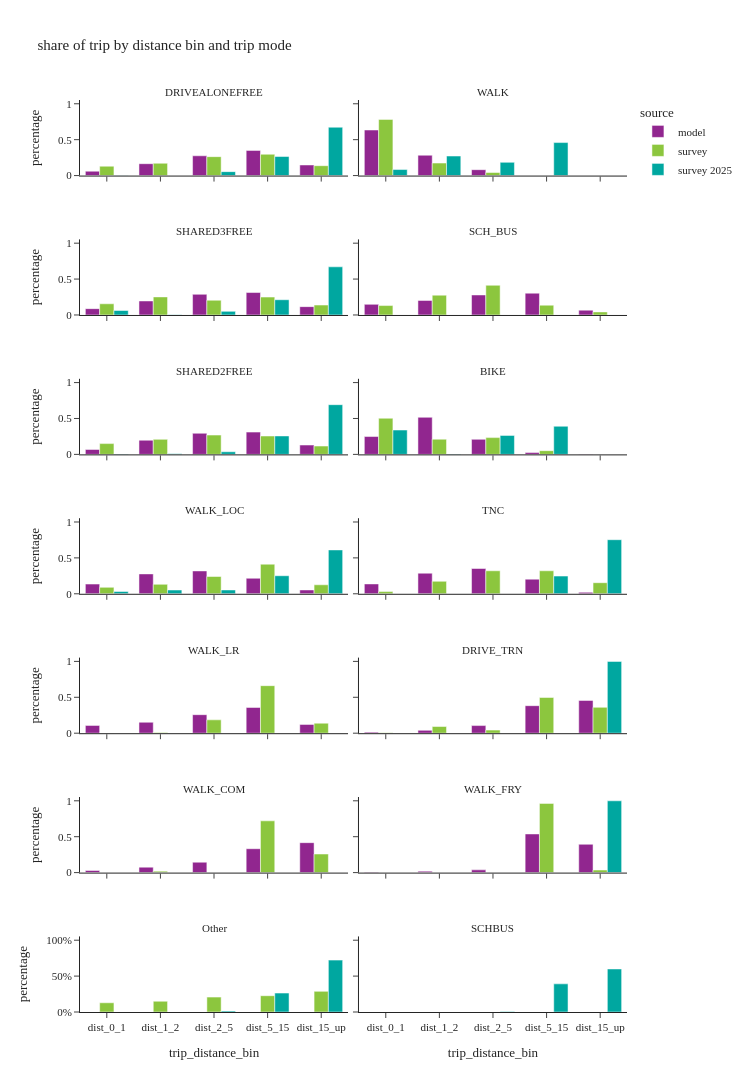

Notebook cell for this chart:
### Markdown cell above
## trip destination by mode

### Code cell
util.plot_share_facetbar(trip_data, 'trip_weight', share_col="trip_distance_bin", title="share of trip by distance bin and trip mode", 
                            facet_col="trip_mode", facet_col_wrap=2, height=1400, orientation='v')

### Figure 1 — Plotly figure (JSON) as saved in the notebook; plotly's stock layout.template omitted (floating-point values rounded to 4 significant figures)
{"data": [{"alignmentgroup": "True", "customdata": [[394658], [1070145], [1784469], [2272145], [955602]], "hovertemplate": "source=model<br>trip_mode=DRIVEALONEFREE<br>trip_distance_bin=%{x}<br>percentage=%{y}<br>sample_size=%{customdata[0]}<extra></extra>", "legendgroup": "model", "marker": {"color": "#91268F", "pattern": {"shape": ""}}, "name": "model", "offsetgroup": "model", "orientation": "v", "showlegend": true, "textposition": "auto", "type": "bar", "x": ["dist_0_1", "dist_1_2", "dist_2_5", "dist_5_15", "dist_15_up"], "xaxis": "x13", "y": [0.06093, 0.1652, 0.2755, 0.3508, 0.1475], "yaxis": "y13"}, {"alignmentgroup": "True", "customdata": [[1057434], [471975], [136585], [66]], "hovertemplate": "source=model<br>trip_mode=WALK<br>trip_distance_bin=%{x}<br>percentage=%{y}<br>sample_size=%{customdata[0]}<extra></extra>", "legendgroup": "model", "marker": {"color": "#91268F", "pattern": {"shape": ""}}, "name": "model", "offsetgroup": "model", "orientation": "v", "showlegend": false, "textposition": "auto", "type": "bar", "x": ["dist_0_1", "dist_1_2", "dist_2_5", "dist_5_15"], "xaxis": "x14", "y": [0.6347, 0.2833, 0.08198, 3.961e-05], "yaxis": "y14"}, {"alignmentgroup": "True", "customdata": [[166831], [369844], [544860], [592395], [220143]], "hovertemplate": "source=model<br>trip_mode=SHARED3FREE<br>trip_distance_bin=%{x}<br>percentage=%{y}<br>sample_size=%{customdata[0]}<extra></extra>", "legendgroup": "model", "marker": {"color": "#91268F", "pattern": {"shape": ""}}, "name": "model", "offsetgroup": "model", "orientation": "v", "showlegend": false, "textposition": "auto", "type": "bar", "x": ["dist_0_1", "dist_1_2", "dist_2_5", "dist_5_15", "dist_15_up"], "xaxis": "x11", "y": [0.08808, 0.1953, 0.2877, 0.3128, 0.1162], "yaxis": "y11"}, {"alignmentgroup": "True", "customdata": [[44052], [60299], [82978], [90385], [20003]], "hovertemplate": "source=model<br>trip_mode=SCH_BUS<br>trip_distance_bin=%{x}<br>percentage=%{y}<br>sample_size=%{customdata[0]}<extra></extra>", "legendgroup": "model", "marker": {"color": "#91268F", "pattern": {"shape": ""}}, "name": "model", "offsetgroup": "model", "orientation": "v", "showlegend": false, "textposition": "auto", "type": "bar", "x": ["dist_0_1", "dist_1_2", "dist_2_5", "dist_5_15", "dist_15_up"], "xaxis": "x12", "y": [0.148, 0.2025, 0.2787, 0.3036, 0.06719], "yaxis": "y12"}, {"alignmentgroup": "True", "customdata": [[189963], [547527], [815851], [861462], [361254]], "hovertemplate": "source=model<br>trip_mode=SHARED2FREE<br>trip_distance_bin=%{x}<br>percentage=%{y}<br>sample_size=%{customdata[0]}<extra></extra>", "legendgroup": "model", "marker": {"color": "#91268F", "pattern": {"shape": ""}}, "name": "model", "offsetgroup": "model", "orientation": "v", "showlegend": false, "textposition": "auto", "type": "bar", "x": ["dist_0_1", "dist_1_2", "dist_2_5", "dist_5_15", "dist_15_up"], "xaxis": "x9", "y": [0.06843, 0.1972, 0.2939, 0.3103, 0.1301], "yaxis": "y9"}, {"alignmentgroup": "True", "customdata": [[55168], [114622], [46507], [5638], [68]], "hovertemplate": "source=model<br>trip_mode=BIKE<br>trip_distance_bin=%{x}<br>percentage=%{y}<br>sample_size=%{customdata[0]}<extra></extra>", "legendgroup": "model", "marker": {"color": "#91268F", "pattern": {"shape": ""}}, "name": "model", "offsetgroup": "model", "orientation": "v", "showlegend": false, "textposition": "auto", "type": "bar", "x": ["dist_0_1", "dist_1_2", "dist_2_5", "dist_5_15", "dist_15_up"], "xaxis": "x10", "y": [0.2485, 0.5163, 0.2095, 0.0254, 0.0003063], "yaxis": "y10"}, {"alignmentgroup": "True", "customdata": [[29350], [60068], [69021], [46824], [11550]], "hovertemplate": "source=model<br>trip_mode=WALK_LOC<br>trip_distance_bin=%{x}<br>percentage=%{y}<br>sample_size=%{customdata[0]}<extra></extra>", "legendgroup": "model", "marker": {"color": "#91268F", "pattern": {"shape": ""}}, "name": "model", "offsetgroup": "model", "orientation": "v", "showlegend": false, "textposition": "auto", "type": "bar", "x": ["dist_0_1", "dist_1_2", "dist_2_5", "dist_5_15", "dist_15_up"], "xaxis": "x7", "y": [0.1354, 0.277, 0.3183, 0.216, 0.05327], "yaxis": "y7"}, {"alignmentgroup": "True", "customdata": [[16033], [33523], [41162], [23822], [2384]], "hovertemplate": "source=model<br>trip_mode=TNC<br>trip_distance_bin=%{x}<br>percentage=%{y}<br>sample_size=%{customdata[0]}<extra></extra>", "legendgroup": "model", "marker": {"color": "#91268F", "pattern": {"shape": ""}}, "name": "model", "offsetgroup": "model", "orientation": "v", "showlegend": false, "textposition": "auto", "type": "bar", "x": ["dist_0_1", "dist_1_2", "dist_2_5", "dist_5_15", "dist_15_up"], "xaxis": "x8", "y": [0.1371, 0.2867, 0.352, 0.2037, 0.02039], "yaxis": "y8"}, {"alignmentgroup": "True", "customdata": [[9785], [13705], [23206], [32252], [11032]], "hovertemplate": "source=model<br>trip_mode=WALK_LR<br>trip_distance_bin=%{x}<br>percentage=%{y}<br>sample_size=%{customdata[0]}<extra></extra>", "legendgroup": "model", "marker": {"color": "#91268F", "pattern": {"shape": ""}}, "name": "model", "offsetgroup": "model", "orientation": "v", "showlegend": false, "textposition": "auto", "type": "bar", "x": ["dist_0_1", "dist_1_2", "dist_2_5", "dist_5_15", "dist_15_up"], "xaxis": "x5", "y": [0.1087, 0.1523, 0.2579, 0.3584, 0.1226], "yaxis": "y5"}, {"alignmentgroup": "True", "customdata": [[117], [315], [842], [3040], [3620]], "hovertemplate": "source=model<br>trip_mode=DRIVE_TRN<br>trip_distance_bin=%{x}<br>percentage=%{y}<br>sample_size=%{customdata[0]}<extra></extra>", "legendgroup": "model", "marker": {"color": "#91268F", "pattern": {"shape": ""}}, "name": "model", "offsetgroup": "model", "orientation": "v", "showlegend": false, "textposition": "auto", "type": "bar", "x": ["dist_0_1", "dist_1_2", "dist_2_5", "dist_5_15", "dist_15_up"], "xaxis": "x6", "y": [0.01475, 0.0397, 0.1061, 0.3832, 0.4563], "yaxis": "y6"}, {"alignmentgroup": "True", "customdata": [[88], [221], [424], [972], [1219]], "hovertemplate": "source=model<br>trip_mode=WALK_COM<br>trip_distance_bin=%{x}<br>percentage=%{y}<br>sample_size=%{customdata[0]}<extra></extra>", "legendgroup": "model", "marker": {"color": "#91268F", "pattern": {"shape": ""}}, "name": "model", "offsetgroup": "model", "orientation": "v", "showlegend": false, "textposition": "auto", "type": "bar", "x": ["dist_0_1", "dist_1_2", "dist_2_5", "dist_5_15", "dist_15_up"], "xaxis": "x3", "y": [0.0301, 0.07558, 0.145, 0.3324, 0.4169], "yaxis": "y3"}, {"alignmentgroup": "True", "customdata": [[289], [594], [1164], [16400], [12009]], "hovertemplate": "source=model<br>trip_mode=WALK_FRY<br>trip_distance_bin=%{x}<br>percentage=%{y}<br>sample_size=%{customdata[0]}<extra></extra>", "legendgroup": "model", "marker": {"color": "#91268F", "pattern": {"shape": ""}}, "name": "model", "offsetgroup": "model", "orientation": "v", "showlegend": false, "textposition": "auto", "type": "bar", "x": ["dist_0_1", "dist_1_2", "dist_2_5", "dist_5_15", "dist_15_up"], "xaxis": "x4", "y": [0.009489, 0.0195, 0.03822, 0.5385, 0.3943], "yaxis": "y4"}, {"alignmentgroup": "True", "customdata": [[2376], [2587], [4104], [4152], [1784]], "hovertemplate": "source=survey<br>trip_mode=DRIVEALONEFREE<br>trip_distance_bin=%{x}<br>percentage=%{y}<br>sample_size=%{customdata[0]}<extra></extra>", "legendgroup": "survey", "marker": {"color": "#8CC63E", "pattern": {"shape": ""}}, "name": "survey", "offsetgroup": "survey", "orientation": "v", "showlegend": true, "textposition": "auto", "type": "bar", "x": ["dist_0_1", "dist_1_2", "dist_2_5", "dist_5_15", "dist_15_up"], "xaxis": "x13", "y": [0.1306, 0.1714, 0.2635, 0.2971, 0.1374], "yaxis": "y13"}, {"alignmentgroup": "True", "customdata": [[6635], [1189], [364], [16]], "hovertemplate": "source=survey<br>trip_mode=WALK<br>trip_distance_bin=%{x}<br>percentage=%{y}<br>sample_size=%{customdata[0]}<extra></extra>", "legendgroup": "survey", "marker": {"color": "#8CC63E", "pattern": {"shape": ""}}, "name": "survey", "offsetgroup": "survey", "orientation": "v", "showlegend": false, "textposition": "auto", "type": "bar", "x": ["dist_0_1", "dist_1_2", "dist_2_5", "dist_5_15"], "xaxis": "x14", "y": [0.7827, 0.1742, 0.04249, 0.0005905], "yaxis": "y14"}, {"alignmentgroup": "True", "customdata": [[750], [885], [1269], [1109], [481]], "hovertemplate": "source=survey<br>trip_mode=SHARED3FREE<br>trip_distance_bin=%{x}<br>percentage=%{y}<br>sample_size=%{customdata[0]}<extra></extra>", "legendgroup": "survey", "marker": {"color": "#8CC63E", "pattern": {"shape": ""}}, "name": "survey", "offsetgroup": "survey", "orientation": "v", "showlegend": false, "textposition": "auto", "type": "bar", "x": ["dist_0_1", "dist_1_2", "dist_2_5", "dist_5_15", "dist_15_up"], "xaxis": "x11", "y": [0.1556, 0.2517, 0.2053, 0.2493, 0.1381], "yaxis": "y11"}, {"alignmentgroup": "True", "customdata": [[50], [84], [137], [35], [9]], "hovertemplate": "source=survey<br>trip_mode=SCH_BUS<br>trip_distance_bin=%{x}<br>percentage=%{y}<br>sample_size=%{customdata[0]}<extra></extra>", "legendgroup": "survey", "marker": {"color": "#8CC63E", "pattern": {"shape": ""}}, "name": "survey", "offsetgroup": "survey", "orientation": "v", "showlegend": false, "textposition": "auto", "type": "bar", "x": ["dist_0_1", "dist_1_2", "dist_2_5", "dist_5_15", "dist_15_up"], "xaxis": "x12", "y": [0.1312, 0.2758, 0.4138, 0.1363, 0.04283], "yaxis": "y12"}, {"alignmentgroup": "True", "customdata": [[1039], [1479], [2156], [1699], [658]], "hovertemplate": "source=survey<br>trip_mode=SHARED2FREE<br>trip_distance_bin=%{x}<br>percentage=%{y}<br>sample_size=%{customdata[0]}<extra></extra>", "legendgroup": "survey", "marker": {"color": "#8CC63E", "pattern": {"shape": ""}}, "name": "survey", "offsetgroup": "survey", "orientation": "v", "showlegend": false, "textposition": "auto", "type": "bar", "x": ["dist_0_1", "dist_1_2", "dist_2_5", "dist_5_15", "dist_15_up"], "xaxis": "x9", "y": [0.1501, 0.2092, 0.2689, 0.2559, 0.1159], "yaxis": "y9"}, {"alignmentgroup": "True", "customdata": [[279], [253], [296], [20]], "hovertemplate": "source=survey<br>trip_mode=BIKE<br>trip_distance_bin=%{x}<br>percentage=%{y}<br>sample_size=%{customdata[0]}<extra></extra>", "legendgroup": "survey", "marker": {"color": "#8CC63E", "pattern": {"shape": ""}}, "name": "survey", "offsetgroup": "survey", "orientation": "v", "showlegend": false, "textposition": "auto", "type": "bar", "x": ["dist_0_1", "dist_1_2", "dist_2_5", "dist_5_15"], "xaxis": "x10", "y": [0.5033, 0.2115, 0.2335, 0.05169], "yaxis": "y10"}, {"alignmentgroup": "True", "customdata": [[142], [327], [550], [498], [120]], "hovertemplate": "source=survey<br>trip_mode=WALK_LOC<br>trip_distance_bin=%{x}<br>percentage=%{y}<br>sample_size=%{customdata[0]}<extra></extra>", "legendgroup": "survey", "marker": {"color": "#8CC63E", "pattern": {"shape": ""}}, "name": "survey", "offsetgroup": "survey", "orientation": "v", "showlegend": false, "textposition": "auto", "type": "bar", "x": ["dist_0_1", "dist_1_2", "dist_2_5", "dist_5_15", "dist_15_up"], "xaxis": "x7", "y": [0.08958, 0.1319, 0.2409, 0.4123, 0.1253], "yaxis": "y7"}, {"alignmentgroup": "True", "customdata": [[17], [34], [53], [54], [22]], "hovertemplate": "source=survey<br>trip_mode=TNC<br>trip_distance_bin=%{x}<br>percentage=%{y}<br>sample_size=%{customdata[0]}<extra></extra>", "legendgroup": "survey", "marker": {"color": "#8CC63E", "pattern": {"shape": ""}}, "name": "survey", "offsetgroup": "survey", "orientation": "v", "showlegend": false, "textposition": "auto", "type": "bar", "x": ["dist_0_1", "dist_1_2", "dist_2_5", "dist_5_15", "dist_15_up"], "xaxis": "x8", "y": [0.03076, 0.174, 0.3204, 0.3205, 0.1544], "yaxis": "y8"}, {"alignmentgroup": "True", "customdata": [[2], [15], [41], [45], [13]], "hovertemplate": "source=survey<br>trip_mode=WALK_LR<br>trip_distance_bin=%{x}<br>percentage=%{y}<br>sample_size=%{customdata[0]}<extra></extra>", "legendgroup": "survey", "marker": {"color": "#8CC63E", "pattern": {"shape": ""}}, "name": "survey", "offsetgroup": "survey", "orientation": "v", "showlegend": false, "textposition": "auto", "type": "bar", "x": ["dist_0_1", "dist_1_2", "dist_2_5", "dist_5_15", "dist_15_up"], "xaxis": "x5", "y": [0.00299, 0.009496, 0.1859, 0.6621, 0.1396], "yaxis": "y5"}, {"alignmentgroup": "True", "customdata": [[5], [3], [7], [40], [30]], "hovertemplate": "source=survey<br>trip_mode=DRIVE_TRN<br>trip_distance_bin=%{x}<br>percentage=%{y}<br>sample_size=%{customdata[0]}<extra></extra>", "legendgroup": "survey", "marker": {"color": "#8CC63E", "pattern": {"shape": ""}}, "name": "survey", "offsetgroup": "survey", "orientation": "v", "showlegend": false, "textposition": "auto", "type": "bar", "x": ["dist_0_1", "dist_1_2", "dist_2_5", "dist_5_15", "dist_15_up"], "xaxis": "x6", "y": [0.007121, 0.0928, 0.04267, 0.4974, 0.36], "yaxis": "y6"}, {"alignmentgroup": "True", "customdata": [[1], [11], [10]], "hovertemplate": "source=survey<br>trip_mode=WALK_COM<br>trip_distance_bin=%{x}<br>percentage=%{y}<br>sample_size=%{customdata[0]}<extra></extra>", "legendgroup": "survey", "marker": {"color": "#8CC63E", "pattern": {"shape": ""}}, "name": "survey", "offsetgroup": "survey", "orientation": "v", "showlegend": false, "textposition": "auto", "type": "bar", "x": ["dist_1_2", "dist_5_15", "dist_15_up"], "xaxis": "x3", "y": [0.02036, 0.7211, 0.2586], "yaxis": "y3"}, {"alignmentgroup": "True", "customdata": [[1], [6], [11]], "hovertemplate": "source=survey<br>trip_mode=WALK_FRY<br>trip_distance_bin=%{x}<br>percentage=%{y}<br>sample_size=%{customdata[0]}<extra></extra>", "legendgroup": "survey", "marker": {"color": "#8CC63E", "pattern": {"shape": ""}}, "name": "survey", "offsetgroup": "survey", "orientation": "v", "showlegend": false, "textposition": "auto", "type": "bar", "x": ["dist_0_1", "dist_5_15", "dist_15_up"], "xaxis": "x4", "y": [0.0, 0.9642, 0.03583], "yaxis": "y4"}, {"alignmentgroup": "True", "customdata": [[222], [123], [103], [168], [151]], "hovertemplate": "source=survey<br>trip_mode=Other<br>trip_distance_bin=%{x}<br>percentage=%{y}<br>sample_size=%{customdata[0]}<extra></extra>", "legendgroup": "survey", "marker": {"color": "#8CC63E", "pattern": {"shape": ""}}, "name": "survey", "offsetgroup": "survey", "orientation": "v", "showlegend": false, "textposition": "auto", "type": "bar", "x": ["dist_0_1", "dist_1_2", "dist_2_5", "dist_5_15", "dist_15_up"], "xaxis": "x", "y": [0.1285, 0.1499, 0.2072, 0.227, 0.2874], "yaxis": "y"}, {"alignmentgroup": "True", "customdata": [[12], [10], [76], [367], [950]], "hovertemplate": "source=survey 2025<br>trip_mode=DRIVEALONEFREE<br>trip_distance_bin=%{x}<br>percentage=%{y}<br>sample_size=%{customdata[0]}<extra></extra>", "legendgroup": "survey 2025", "marker": {"color": "#00A7A0", "pattern": {"shape": ""}}, "name": "survey 2025", "offsetgroup": "survey 2025", "orientation": "v", "showlegend": true, "textposition": "auto", "type": "bar", "x": ["dist_0_1", "dist_1_2", "dist_2_5", "dist_5_15", "dist_15_up"], "xaxis": "x13", "y": [0.004786, 0.001917, 0.05463, 0.2652, 0.6735], "yaxis": "y13"}, {"alignmentgroup": "True", "customdata": [[29], [14], [26], [99]], "hovertemplate": "source=survey 2025<br>trip_mode=WALK<br>trip_distance_bin=%{x}<br>percentage=%{y}<br>sample_size=%{customdata[0]}<extra></extra>", "legendgroup": "survey 2025", "marker": {"color": "#00A7A0", "pattern": {"shape": ""}}, "name": "survey 2025", "offsetgroup": "survey 2025", "orientation": "v", "showlegend": false, "textposition": "auto", "type": "bar", "x": ["dist_0_1", "dist_1_2", "dist_2_5", "dist_5_15"], "xaxis": "x14", "y": [0.08392, 0.272, 0.1844, 0.4596], "yaxis": "y14"}, {"alignmentgroup": "True", "customdata": [[8], [2], [29], [121], [165]], "hovertemplate": "source=survey 2025<br>trip_mode=SHARED3FREE<br>trip_distance_bin=%{x}<br>percentage=%{y}<br>sample_size=%{customdata[0]}<extra></extra>", "legendgroup": "survey 2025", "marker": {"color": "#00A7A0", "pattern": {"shape": ""}}, "name": "survey 2025", "offsetgroup": "survey 2025", "orientation": "v", "showlegend": false, "textposition": "auto", "type": "bar", "x": ["dist_0_1", "dist_1_2", "dist_2_5", "dist_5_15", "dist_15_up"], "xaxis": "x11", "y": [0.06258, 0.004122, 0.05029, 0.2123, 0.6707], "yaxis": "y11"}, {"alignmentgroup": "True", "customdata": [[7], [12], [25], [145], [283]], "hovertemplate": "source=survey 2025<br>trip_mode=SHARED2FREE<br>trip_distance_bin=%{x}<br>percentage=%{y}<br>sample_size=%{customdata[0]}<extra></extra>", "legendgroup": "survey 2025", "marker": {"color": "#00A7A0", "pattern": {"shape": ""}}, "name": "survey 2025", "offsetgroup": "survey 2025", "orientation": "v", "showlegend": false, "textposition": "auto", "type": "bar", "x": ["dist_0_1", "dist_1_2", "dist_2_5", "dist_5_15", "dist_15_up"], "xaxis": "x9", "y": [0.006367, 0.008354, 0.03638, 0.2567, 0.6922], "yaxis": "y9"}, {"alignmentgroup": "True", "customdata": [[6], [4], [3], [24]], "hovertemplate": "source=survey 2025<br>trip_mode=BIKE<br>trip_distance_bin=%{x}<br>percentage=%{y}<br>sample_size=%{customdata[0]}<extra></extra>", "legendgroup": "survey 2025", "marker": {"color": "#00A7A0", "pattern": {"shape": ""}}, "name": "survey 2025", "offsetgroup": "survey 2025", "orientation": "v", "showlegend": false, "textposition": "auto", "type": "bar", "x": ["dist_0_1", "dist_1_2", "dist_2_5", "dist_5_15"], "xaxis": "x10", "y": [0.3392, 0.004422, 0.2647, 0.3917], "yaxis": "y10"}, {"alignmentgroup": "True", "customdata": [[3], [2], [7], [33], [80]], "hovertemplate": "source=survey 2025<br>trip_mode=WALK_LOC<br>trip_distance_bin=%{x}<br>percentage=%{y}<br>sample_size=%{customdata[0]}<extra></extra>", "legendgroup": "survey 2025", "marker": {"color": "#00A7A0", "pattern": {"shape": ""}}, "name": "survey 2025", "offsetgroup": "survey 2025", "orientation": "v", "showlegend": false, "textposition": "auto", "type": "bar", "x": ["dist_0_1", "dist_1_2", "dist_2_5", "dist_5_15", "dist_15_up"], "xaxis": "x7", "y": [0.03213, 0.05238, 0.0533, 0.2513, 0.6109], "yaxis": "y7"}, {"alignmentgroup": "True", "customdata": [[2], [12]], "hovertemplate": "source=survey 2025<br>trip_mode=TNC<br>trip_distance_bin=%{x}<br>percentage=%{y}<br>sample_size=%{customdata[0]}<extra></extra>", "legendgroup": "survey 2025", "marker": {"color": "#00A7A0", "pattern": {"shape": ""}}, "name": "survey 2025", "offsetgroup": "survey 2025", "orientation": "v", "showlegend": false, "textposition": "auto", "type": "bar", "x": ["dist_5_15", "dist_15_up"], "xaxis": "x8", "y": [0.2467, 0.7533], "yaxis": "y8"}, {"alignmentgroup": "True", "customdata": [[1]], "hovertemplate": "source=survey 2025<br>trip_mode=DRIVE_TRN<br>trip_distance_bin=%{x}<br>percentage=%{y}<br>sample_size=%{customdata[0]}<extra></extra>", "legendgroup": "survey 2025", "marker": {"color": "#00A7A0", "pattern": {"shape": ""}}, "name": "survey 2025", "offsetgroup": "survey 2025", "orientation": "v", "showlegend": false, "textposition": "auto", "type": "bar", "x": ["dist_15_up"], "xaxis": "x6", "y": [1.0], "yaxis": "y6"}, {"alignmentgroup": "True", "customdata": [[11]], "hovertemplate": "source=survey 2025<br>trip_mode=WALK_FRY<br>trip_distance_bin=%{x}<br>percentage=%{y}<br>sample_size=%{customdata[0]}<extra></extra>", "legendgroup": "survey 2025", "marker": {"color": "#00A7A0", "pattern": {"shape": ""}}, "name": "survey 2025", "offsetgroup": "survey 2025", "orientation": "v", "showlegend": false, "textposition": "auto", "type": "bar", "x": ["dist_15_up"], "xaxis": "x4", "y": [1.0], "yaxis": "y4"}, {"alignmentgroup": "True", "customdata": [[5], [24], [61]], "hovertemplate": "source=survey 2025<br>trip_mode=Other<br>trip_distance_bin=%{x}<br>percentage=%{y}<br>sample_size=%{customdata[0]}<extra></extra>", "legendgroup": "survey 2025", "marker": {"color": "#00A7A0", "pattern": {"shape": ""}}, "name": "survey 2025", "offsetgroup": "survey 2025", "orientation": "v", "showlegend": false, "textposition": "auto", "type": "bar", "x": ["dist_2_5", "dist_5_15", "dist_15_up"], "xaxis": "x", "y": [0.01353, 0.2638, 0.7227], "yaxis": "y"}, {"alignmentgroup": "True", "customdata": [[2], [15], [103], [129]], "hovertemplate": "source=survey 2025<br>trip_mode=SCHBUS<br>trip_distance_bin=%{x}<br>percentage=%{y}<br>sample_size=%{customdata[0]}<extra></extra>", "legendgroup": "survey 2025", "marker": {"color": "#00A7A0", "pattern": {"shape": ""}}, "name": "survey 2025", "offsetgroup": "survey 2025", "orientation": "v", "showlegend": false, "textposition": "auto", "type": "bar", "x": ["dist_0_1", "dist_2_5", "dist_5_15", "dist_15_up"], "xaxis": "x2", "y": [0.0008442, 0.007349, 0.3923, 0.5995], "yaxis": "y2"}], "layout": {"annotations": [{"font": {}, "showarrow": false, "text": "Other", "x": 0.245, "xanchor": "center", "xref": "paper", "y": 0.08286, "yanchor": "bottom", "yref": "paper"}, {"font": {}, "showarrow": false, "text": "SCHBUS", "x": 0.755, "xanchor": "center", "xref": "paper", "y": 0.08286, "yanchor": "bottom", "yref": "paper"}, {"font": {}, "showarrow": false, "text": "WALK_COM", "x": 0.245, "xanchor": "center", "xref": "paper", "y": 0.2357, "yanchor": "bottom", "yref": "paper"}, {"font": {}, "showarrow": false, "text": "WALK_FRY", "x": 0.755, "xanchor": "center", "xref": "paper", "y": 0.2357, "yanchor": "bottom", "yref": "paper"}, {"font": {}, "showarrow": false, "text": "WALK_LR", "x": 0.245, "xanchor": "center", "xref": "paper", "y": 0.3886, "yanchor": "bottom", "yref": "paper"}, {"font": {}, "showarrow": false, "text": "DRIVE_TRN", "x": 0.755, "xanchor": "center", "xref": "paper", "y": 0.3886, "yanchor": "bottom", "yref": "paper"}, {"font": {}, "showarrow": false, "text": "WALK_LOC", "x": 0.245, "xanchor": "center", "xref": "paper", "y": 0.5414, "yanchor": "bottom", "yref": "paper"}, {"font": {}, "showarrow": false, "text": "TNC", "x": 0.755, "xanchor": "center", "xref": "paper", "y": 0.5414, "yanchor": "bottom", "yref": "paper"}, {"font": {}, "showarrow": false, "text": "SHARED2FREE", "x": 0.245, "xanchor": "center", "xref": "paper", "y": 0.6943, "yanchor": "bottom", "yref": "paper"}, {"font": {}, "showarrow": false, "text": "BIKE", "x": 0.755, "xanchor": "center", "xref": "paper", "y": 0.6943, "yanchor": "bottom", "yref": "paper"}, {"font": {}, "showarrow": false, "text": "SHARED3FREE", "x": 0.245, "xanchor": "center", "xref": "paper", "y": 0.8471, "yanchor": "bottom", "yref": "paper"}, {"font": {}, "showarrow": false, "text": "SCH_BUS", "x": 0.755, "xanchor": "center", "xref": "paper", "y": 0.8471, "yanchor": "bottom", "yref": "paper"}, {"font": {}, "showarrow": false, "text": "DRIVEALONEFREE", "x": 0.245, "xanchor": "center", "xref": "paper", "y": 1.0, "yanchor": "bottom", "yref": "paper"}, {"font": {}, "showarrow": false, "text": "WALK", "x": 0.755, "xanchor": "center", "xref": "paper", "y": 1.0, "yanchor": "bottom", "yref": "paper"}], "barmode": "group", "height": 1400, "legend": {"title": {"text": "source"}, "tracegroupgap": 0}, "title": {"text": "share of trip by distance bin and trip mode"}, "width": 750, "xaxis": {"anchor": "y", "domain": [0.0, 0.49], "title": {"text": "trip_distance_bin"}}, "xaxis10": {"anchor": "y10", "domain": [0.51, 1.0], "matches": "x", "showticklabels": false}, "xaxis11": {"anchor": "y11", "domain": [0.0, 0.49], "matches": "x", "showticklabels": false}, "xaxis12": {"anchor": "y12", "domain": [0.51, 1.0], "matches": "x", "showticklabels": false}, "xaxis13": {"anchor": "y13", "domain": [0.0, 0.49], "matches": "x", "showticklabels": false}, "xaxis14": {"anchor": "y14", "domain": [0.51, 1.0], "matches": "x", "showticklabels": false}, "xaxis2": {"anchor": "y2", "domain": [0.51, 1.0], "matches": "x", "title": {"text": "trip_distance_bin"}}, "xaxis3": {"anchor": "y3", "domain": [0.0, 0.49], "matches": "x", "showticklabels": false}, "xaxis4": {"anchor": "y4", "domain": [0.51, 1.0], "matches": "x", "showticklabels": false}, "xaxis5": {"anchor": "y5", "domain": [0.0, 0.49], "matches": "x", "showticklabels": false}, "xaxis6": {"anchor": "y6", "domain": [0.51, 1.0], "matches": "x", "showticklabels": false}, "xaxis7": {"anchor": "y7", "domain": [0.0, 0.49], "matches": "x", "showticklabels": false}, "xaxis8": {"anchor": "y8", "domain": [0.51, 1.0], "matches": "x", "showticklabels": false}, "xaxis9": {"anchor": "y9", "domain": [0.0, 0.49], "matches": "x", "showticklabels": false}, "yaxis": {"anchor": "x", "domain": [0.0, 0.08286], "tickformat": ".0%", "title": {"text": "percentage"}}, "yaxis10": {"anchor": "x10", "domain": [0.6114, 0.6943], "matches": "y", "showticklabels": false}, "yaxis11": {"anchor": "x11", "domain": [0.7643, 0.8471], "matches": "y", "title": {"text": "percentage"}}, "yaxis12": {"anchor": "x12", "domain": [0.7643, 0.8471], "matches": "y", "showticklabels": false}, "yaxis13": {"anchor": "x13", "domain": [0.9171, 1.0], "matches": "y", "title": {"text": "percentage"}}, "yaxis14": {"anchor": "x14", "domain": [0.9171, 1.0], "matches": "y", "showticklabels": false}, "yaxis2": {"anchor": "x2", "domain": [0.0, 0.08286], "matches": "y", "showticklabels": false, "tickformat": ".0%"}, "yaxis3": {"anchor": "x3", "domain": [0.1529, 0.2357], "matches": "y", "title": {"text": "percentage"}}, "yaxis4": {"anchor": "x4", "domain": [0.1529, 0.2357], "matches": "y", "showticklabels": false}, "yaxis5": {"anchor": "x5", "domain": [0.3057, 0.3886], "matches": "y", "title": {"text": "percentage"}}, "yaxis6": {"anchor": "x6", "domain": [0.3057, 0.3886], "matches": "y", "showticklabels": false}, "yaxis7": {"anchor": "x7", "domain": [0.4586, 0.5414], "matches": "y", "title": {"text": "percentage"}}, "yaxis8": {"anchor": "x8", "domain": [0.4586, 0.5414], "matches": "y", "showticklabels": false}, "yaxis9": {"anchor": "x9", "domain": [0.6114, 0.6943], "matches": "y", "title": {"text": "percentage"}}}}
